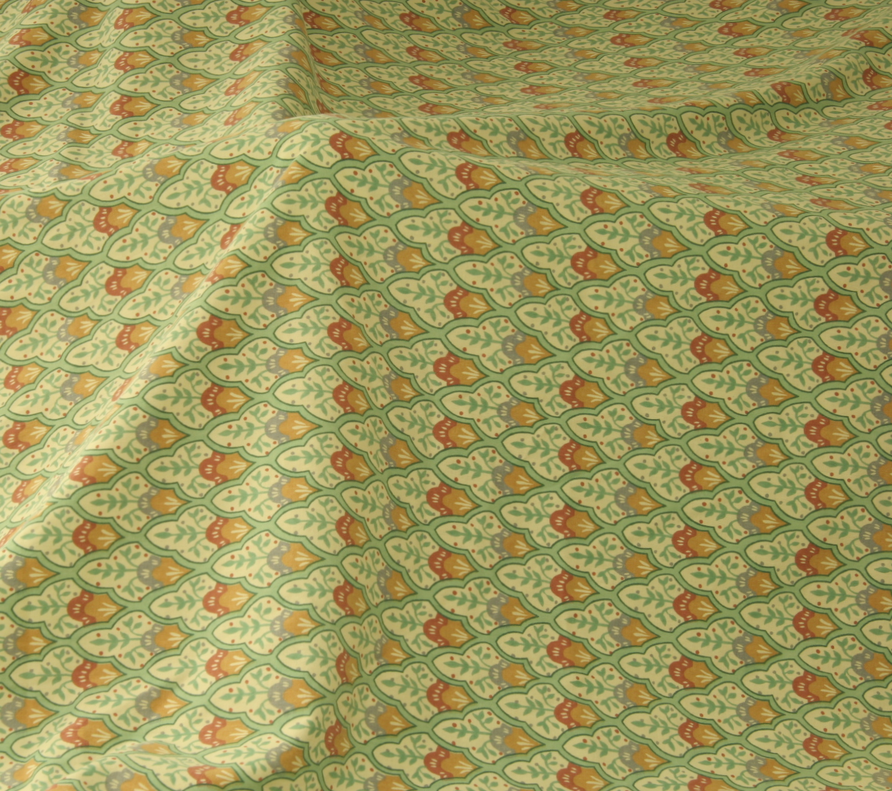
#> input picture view0.png, 892 x 791 px, shrunk from 1252 x 1110 before the run, given in place of sailing_boat.mp4, which was not available
$ python goodFeatureTracker_cv.py
#> lines starting #> are read from the running program, lines starting #| are printed output that depends on the picture; pictures that were not available may be replaced by others from this repository, and a replacement may not be noted
import numpy as np
import cv2
from calculateKLT import calculateKLT

#cap =  cv2.VideoCapture(0) #for tracking object from webcam
cap = cv2.VideoCapture('sailing_boat.mp4')

# params for ShiTomasi corner detection
feature_params = dict( maxCorners = 5,
                       qualityLevel = 0.3,
                       minDistance = 7,
                       blockSize = 7 )

# Create some random colors
color = np.random.randint(0,255,(100,3))

# Take first frame and find corners in it
ret, old_frame = cap.read()
#> old_frame is the input picture: shape (791, 892, 3); mean B, G, R 93.9, 152, 158.2
old_gray = cv2.cvtColor(old_frame, cv2.COLOR_BGR2GRAY)
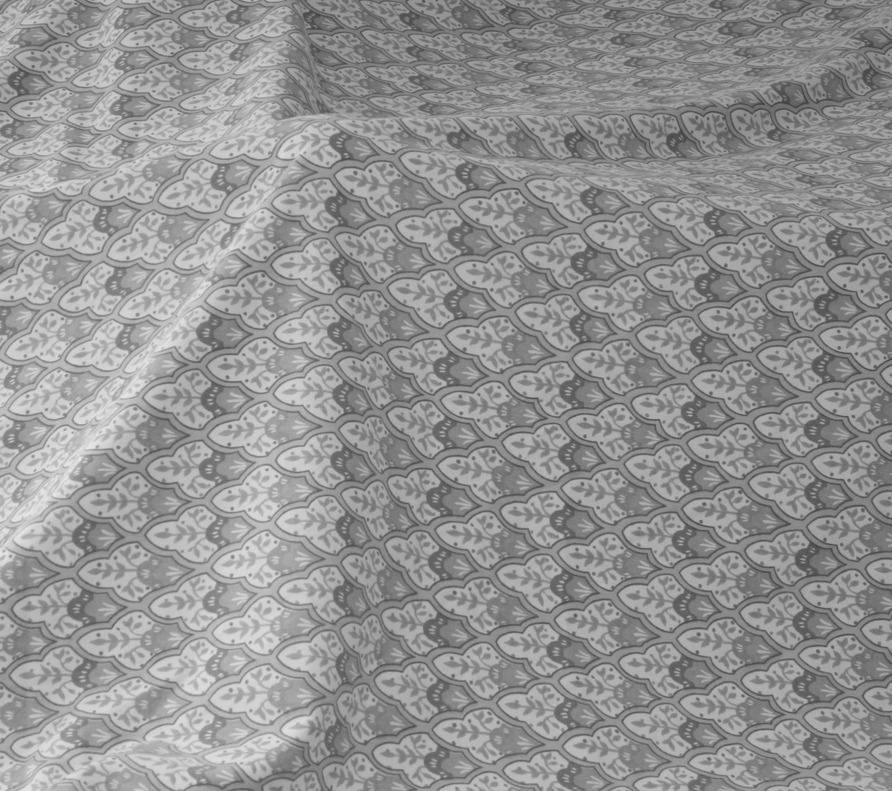
#> old_gray: shape (791, 892); min 63, max 231, mean 147.2

#select window size
window_size  = np.array([21, 21])

#define params for function to calculate optical flow
lk_params = dict( winSize  = (window_size[0], window_size[1]),
                  maxLevel = 0,
                  criteria = (cv2.TERM_CRITERIA_EPS | cv2.TERM_CRITERIA_COUNT, 10, 0.03))

# points of interest
p0 = cv2.goodFeaturesToTrack(old_gray, mask = None, **feature_params)
#> p0 = [[559, 600], [444, 383], [567, 727], [681, 620], [209, 348]]

# Create a mask image for drawing purposes
mask = np.zeros_like(old_frame)

while(1):
    #get new frame
    ret,frame = cap.read()
    frame_gray = cv2.cvtColor(frame, cv2.COLOR_BGR2GRAY)
    # calculate optical flow
    p1, st, err = cv2.calcOpticalFlowPyrLK(old_gray, frame_gray, p0, None, **lk_params)
#> p1 has the same summary as p0; st = [1, 1, 1, 1, 1]; err = [0, 0, 0, 0, 0]
    # Select good points
    good_new = p1[st==1]
#> good_new has the same summary as p0
    good_old = p0[st==1]
#> good_old has the same summary as p0

    # draw the tracks
    for i,(new,old) in enumerate(zip(good_new,good_old)):
        a,b = new.ravel()
        c,d = old.ravel()
        mask = cv2.line(mask, (a,b),(c,d), color[i].tolist(), 2)
        frame = cv2.circle(frame,(a,b),5,color[i].tolist(),-1)
#> this loop made 5 passes
#> (a, b, c, d) on passes 1 to 5: (559, 600, 559, 600), (444, 383, 444, 383), (567, 727, 567, 727), (681, 620, 681, 620), (209, 348, 209, 348)
#> frame: shape (791, 892, 3); mean B, G, R 93.9, 152, 158.2
#> mask: shape (791, 892, 3); mean of channels 0, 1, 2 0, 0, 0

    img = cv2.add(frame,mask)
    cv2.imshow('frame',img)

    #if press ESC break
    k = cv2.waitKey(30) & 0xff
#> (key Esc is pressed here)
    if k == 27:
        break

    # Now update the previous frame and previous points
    old_gray = frame_gray.copy()
    p0 = good_new.reshape(-1,1,2)
cv2.destroyAllWindows()
cap.release()

$ run again, on view1.png
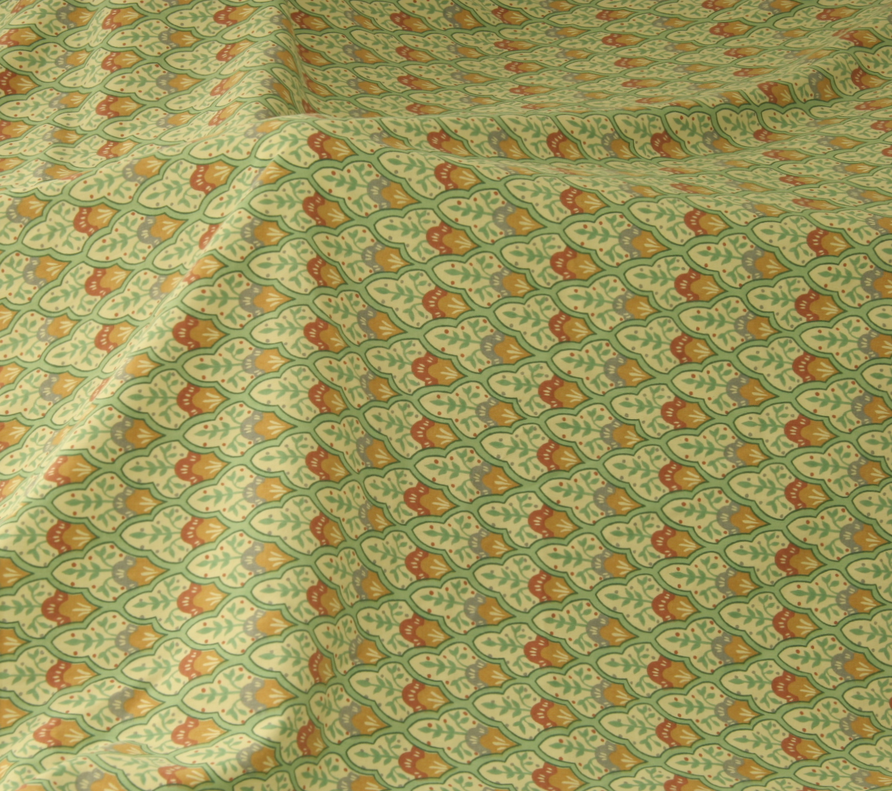
#> input picture view1.png, 892 x 791 px, shrunk from 1252 x 1110 before the run, given in place of sailing_boat.mp4, which was not available
#> old_frame is the input picture: shape (791, 892, 3); mean B, G, R 93.2, 151.4, 157.4
#> `old_gray = cv2.cvtColor(old_frame, cv2.COLOR_BGR2GRAY)`:
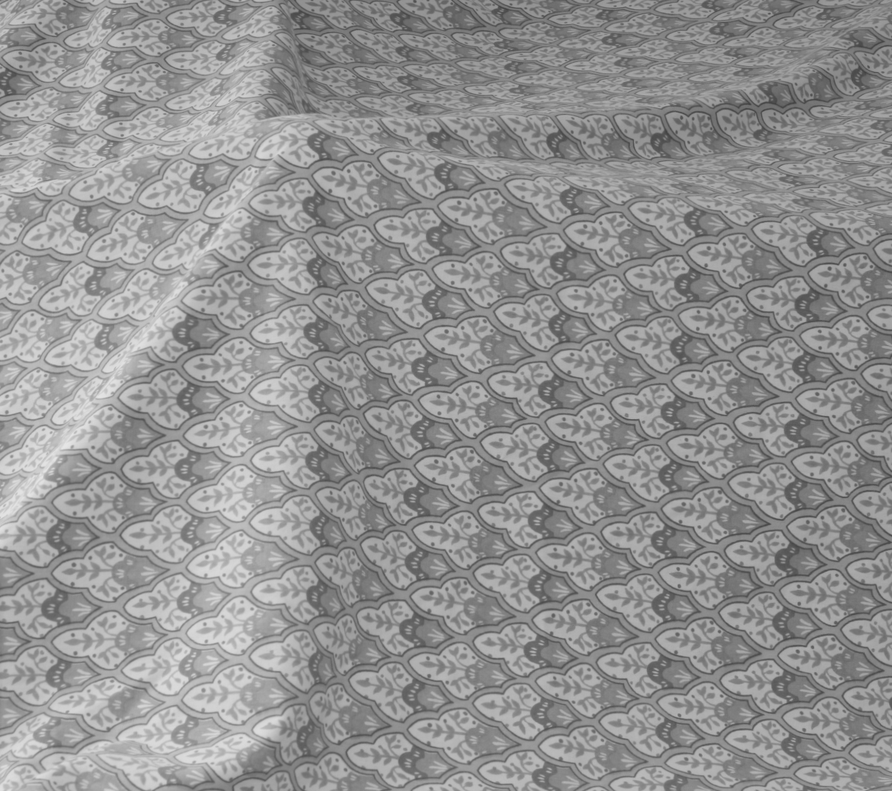
#> old_gray: shape (791, 892); min 65, max 230, mean 146.6
#> p0 = [[422, 383], [446, 330], [536, 600], [829, 269], [436, 460]]
#> p1 has the same summary as p0; st = [1, 1, 1, 1, 1]; err = [0, 0, 0, 0, 0]
#> good_new has the same summary as p0
#> good_old has the same summary as p0
#> the loop `for i,(new,old) in enumerate(zip(good_new,good_old)):` made 5 passes
#> (a, b, c, d) on passes 1 to 5: (422, 383, 422, 383), (446, 330, 446, 330), (536, 600, 536, 600), (829, 269, 829, 269), (436, 460, 436, 460)
